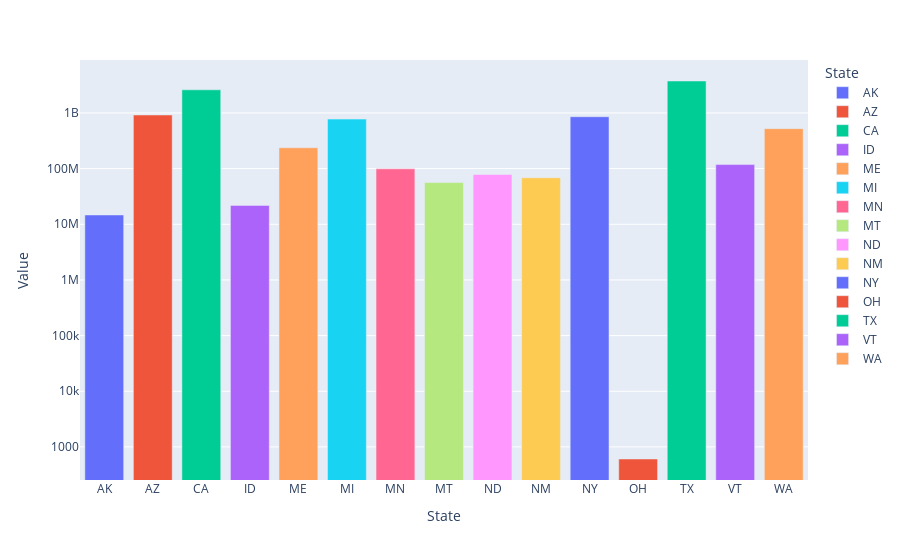

Write notebook code for a chart like this one.
### Code cell
gbdt = df.groupby("State")[["Value"]].sum().reset_index()
gbdt = gbdt.tail(50)

fig = px.bar(gbdt[['State', 'Value']], 
             y="Value", x="State", color='State', 
             log_y=True)
fig.show()

### Figure 1 — Plotly figure (JSON) as saved in the notebook; plotly's stock layout.template omitted (floating-point values rounded to 4 significant figures)
{"data": [{"alignmentgroup": "True", "hovertemplate": "State=%{x}<br>Value=%{y}<extra></extra>", "legendgroup": "AK", "marker": {"color": "#636efa"}, "name": "AK", "offsetgroup": "AK", "orientation": "v", "showlegend": true, "textposition": "auto", "type": "bar", "x": ["AK"], "xaxis": "x", "y": [14676856], "yaxis": "y"}, {"alignmentgroup": "True", "hovertemplate": "State=%{x}<br>Value=%{y}<extra></extra>", "legendgroup": "AZ", "marker": {"color": "#EF553B"}, "name": "AZ", "offsetgroup": "AZ", "orientation": "v", "showlegend": true, "textposition": "auto", "type": "bar", "x": ["AZ"], "xaxis": "x", "y": [918287879], "yaxis": "y"}, {"alignmentgroup": "True", "hovertemplate": "State=%{x}<br>Value=%{y}<extra></extra>", "legendgroup": "CA", "marker": {"color": "#00cc96"}, "name": "CA", "offsetgroup": "CA", "orientation": "v", "showlegend": true, "textposition": "auto", "type": "bar", "x": ["CA"], "xaxis": "x", "y": [2602572970], "yaxis": "y"}, {"alignmentgroup": "True", "hovertemplate": "State=%{x}<br>Value=%{y}<extra></extra>", "legendgroup": "ID", "marker": {"color": "#ab63fa"}, "name": "ID", "offsetgroup": "ID", "orientation": "v", "showlegend": true, "textposition": "auto", "type": "bar", "x": ["ID"], "xaxis": "x", "y": [21833390], "yaxis": "y"}, {"alignmentgroup": "True", "hovertemplate": "State=%{x}<br>Value=%{y}<extra></extra>", "legendgroup": "ME", "marker": {"color": "#FFA15A"}, "name": "ME", "offsetgroup": "ME", "orientation": "v", "showlegend": true, "textposition": "auto", "type": "bar", "x": ["ME"], "xaxis": "x", "y": [236781464], "yaxis": "y"}, {"alignmentgroup": "True", "hovertemplate": "State=%{x}<br>Value=%{y}<extra></extra>", "legendgroup": "MI", "marker": {"color": "#19d3f3"}, "name": "MI", "offsetgroup": "MI", "orientation": "v", "showlegend": true, "textposition": "auto", "type": "bar", "x": ["MI"], "xaxis": "x", "y": [775410321], "yaxis": "y"}, {"alignmentgroup": "True", "hovertemplate": "State=%{x}<br>Value=%{y}<extra></extra>", "legendgroup": "MN", "marker": {"color": "#FF6692"}, "name": "MN", "offsetgroup": "MN", "orientation": "v", "showlegend": true, "textposition": "auto", "type": "bar", "x": ["MN"], "xaxis": "x", "y": [99126985], "yaxis": "y"}, {"alignmentgroup": "True", "hovertemplate": "State=%{x}<br>Value=%{y}<extra></extra>", "legendgroup": "MT", "marker": {"color": "#B6E880"}, "name": "MT", "offsetgroup": "MT", "orientation": "v", "showlegend": true, "textposition": "auto", "type": "bar", "x": ["MT"], "xaxis": "x", "y": [56139436], "yaxis": "y"}, {"alignmentgroup": "True", "hovertemplate": "State=%{x}<br>Value=%{y}<extra></extra>", "legendgroup": "ND", "marker": {"color": "#FF97FF"}, "name": "ND", "offsetgroup": "ND", "orientation": "v", "showlegend": true, "textposition": "auto", "type": "bar", "x": ["ND"], "xaxis": "x", "y": [78600964], "yaxis": "y"}, {"alignmentgroup": "True", "hovertemplate": "State=%{x}<br>Value=%{y}<extra></extra>", "legendgroup": "NM", "marker": {"color": "#FECB52"}, "name": "NM", "offsetgroup": "NM", "orientation": "v", "showlegend": true, "textposition": "auto", "type": "bar", "x": ["NM"], "xaxis": "x", "y": [68560332], "yaxis": "y"}, {"alignmentgroup": "True", "hovertemplate": "State=%{x}<br>Value=%{y}<extra></extra>", "legendgroup": "NY", "marker": {"color": "#636efa"}, "name": "NY", "offsetgroup": "NY", "orientation": "v", "showlegend": true, "textposition": "auto", "type": "bar", "x": ["NY"], "xaxis": "x", "y": [854042599], "yaxis": "y"}, {"alignmentgroup": "True", "hovertemplate": "State=%{x}<br>Value=%{y}<extra></extra>", "legendgroup": "OH", "marker": {"color": "#EF553B"}, "name": "OH", "offsetgroup": "OH", "orientation": "v", "showlegend": true, "textposition": "auto", "type": "bar", "x": ["OH"], "xaxis": "x", "y": [607], "yaxis": "y"}, {"alignmentgroup": "True", "hovertemplate": "State=%{x}<br>Value=%{y}<extra></extra>", "legendgroup": "TX", "marker": {"color": "#00cc96"}, "name": "TX", "offsetgroup": "TX", "orientation": "v", "showlegend": true, "textposition": "auto", "type": "bar", "x": ["TX"], "xaxis": "x", "y": [3747879529], "yaxis": "y"}, {"alignmentgroup": "True", "hovertemplate": "State=%{x}<br>Value=%{y}<extra></extra>", "legendgroup": "VT", "marker": {"color": "#ab63fa"}, "name": "VT", "offsetgroup": "VT", "orientation": "v", "showlegend": true, "textposition": "auto", "type": "bar", "x": ["VT"], "xaxis": "x", "y": [118116868], "yaxis": "y"}, {"alignmentgroup": "True", "hovertemplate": "State=%{x}<br>Value=%{y}<extra></extra>", "legendgroup": "WA", "marker": {"color": "#FFA15A"}, "name": "WA", "offsetgroup": "WA", "orientation": "v", "showlegend": true, "textposition": "auto", "type": "bar", "x": ["WA"], "xaxis": "x", "y": [521397911], "yaxis": "y"}], "layout": {"barmode": "relative", "legend": {"title": {"text": "State"}, "tracegroupgap": 0}, "margin": {"t": 60}, "xaxis": {"anchor": "y", "categoryarray": ["AK", "AZ", "CA", "ID", "ME", "MI", "MN", "MT", "ND", "NM", "NY", "OH", "TX", "VT", "WA"], "categoryorder": "array", "domain": [0, 1], "title": {"text": "State"}}, "yaxis": {"anchor": "x", "domain": [0, 1], "title": {"text": "Value"}, "type": "log"}}}
